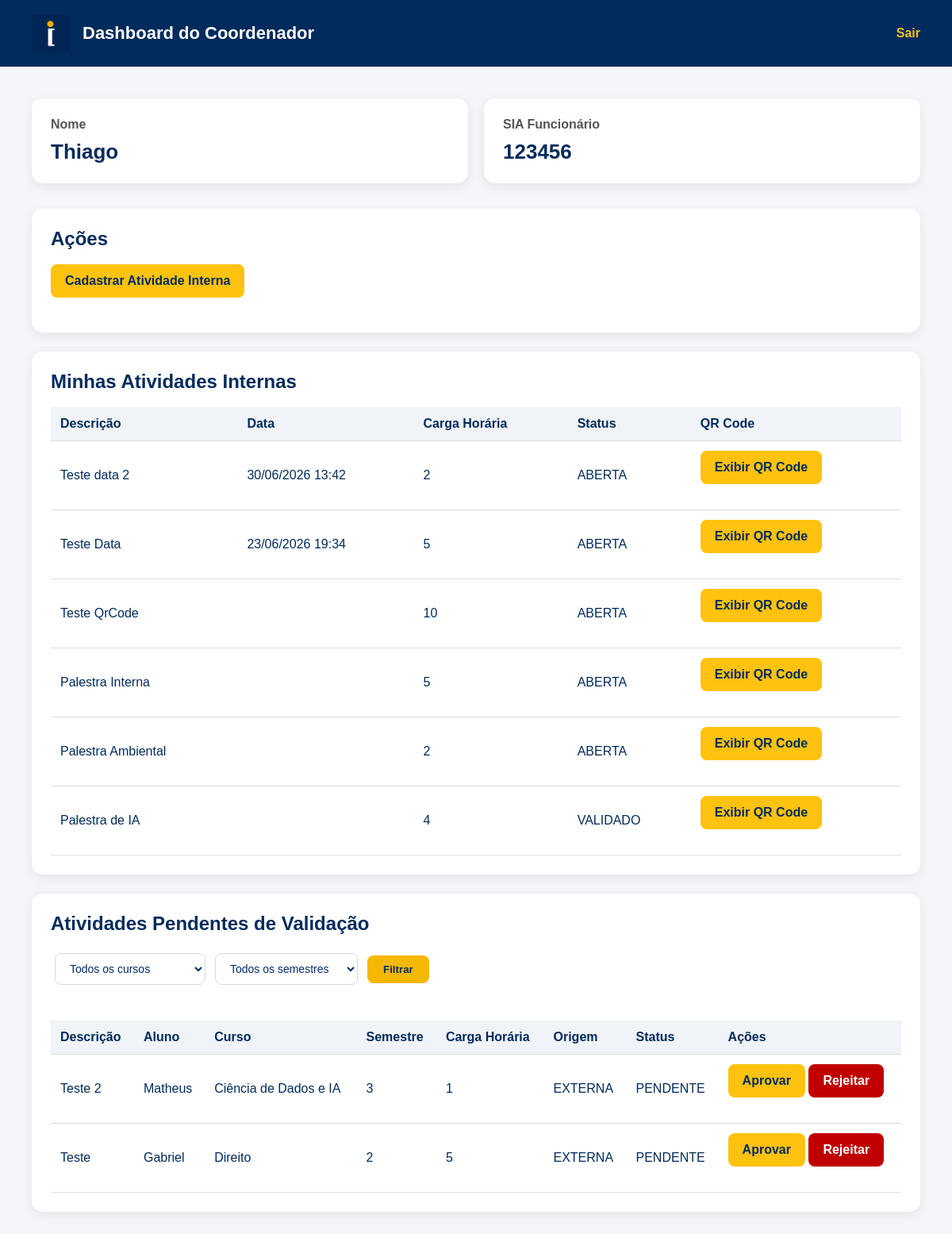
The page /dashboard/coordenador/ (signed in) on the database as committed earlier.
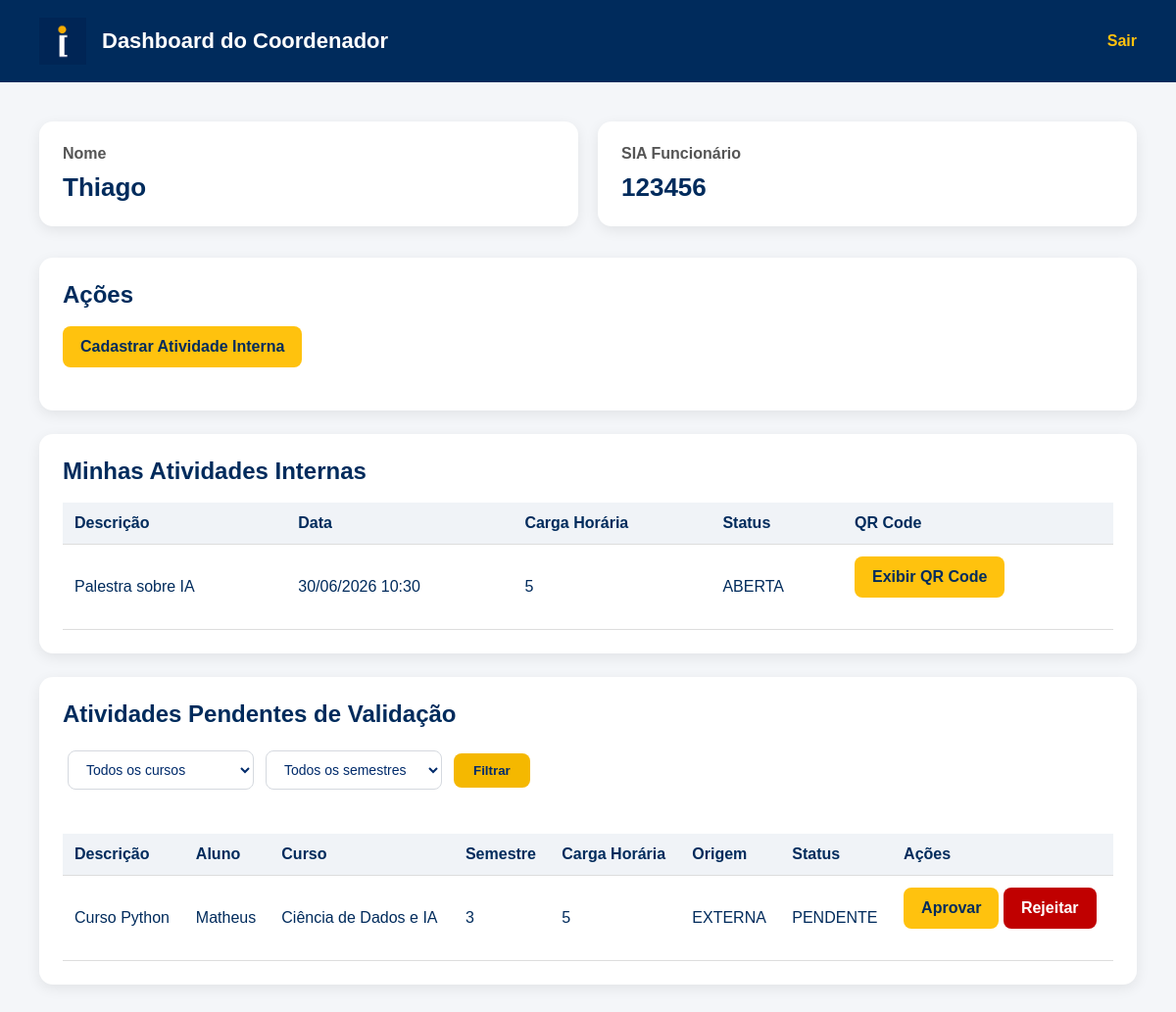
The same page on the database as committed later.
### core/models.py (models this page shows, shortened)
class Coordenador(models.Model):
    usuario = models.OneToOneField(
        Usuario,
        on_delete=models.CASCADE
    )
    sia_funcionario = models.CharField(max_length=20)

class Usuario(AbstractUser):
    class Perfil(models.TextChoices):
        ALUNO = 'ALUNO', 'Aluno'
        COORDENADOR = 'COORDENADOR', 'Coordenador'
        ORG = 'ORG', 'Organização Acadêmica'
    perfil = models.CharField(
        max_length=20,
        choices=Perfil.choices
    )

class AtividadeComplementar(models.Model):
    class Status(models.TextChoices):
        PENDENTE = 'PENDENTE', 'Pendente'
        ABERTA = 'ABERTA', 'Aberta'
        VALIDADO = 'VALIDADO', 'Validado'
        REJEITADO = 'REJEITADO', 'Rejeitado'
    class Origem(models.TextChoices):
        INTERNA = 'INTERNA', 'Interna'
        EXTERNA = 'EXTERNA', 'Externa'
    descricao = models.TextField()
    carga_horaria_solicitada = models.IntegerField()
    carga_horaria_validada = models.IntegerField(
        null=True,
        blank=True
    )
    status = models.CharField(
        max_length=20,
        choices=Status.choices,
        default=Status.PENDENTE
    )
    tipo_origem = models.CharField(
        max_length=20,
        choices=Origem.choices
    )
    data_hora_evento = models.DateTimeField(
        null=True,
        blank=True
    )
    palestrante = models.CharField(
        max_length=100,
        null=True,
        blank=True
    )
    local = models.CharField(
        max_length=200,
        null=True,
        blank=True
    )
    caminho_comprovante = models.FileField(
        upload_to='comprovantes/',
        null=True,
        blank=True
    )
    aluno = models.ForeignKey(
        Aluno,
        on_delete=models.CASCADE,
        related_name='atividades',
        null=True,
        blank=True
    )
    alunos_participantes = models.ManyToManyField(
        Aluno,
        related_name='atividades_internas',
        blank=True
    )
    coordenador = models.ForeignKey(
        Coordenador,
        on_delete=models.SET_NULL,
        null=True,
        blank=True
    )
    organizacao = models.ForeignKey(
        OrgAcademica,
        on_delete=models.SET_NULL,
        null=True,
        blank=True
    )
    tipo_atividade = models.ForeignKey(
        TipoAtividade,
        on_delete=models.CASCADE
    )

class Aluno(models.Model):
    usuario = models.OneToOneField(
        Usuario,
        on_delete=models.CASCADE
    )
    matricula = models.CharField(max_length=20)
    curso = models.CharField(max_length=100)
    semestre_ingresso = models.IntegerField()
    total_horas_integralizadas = models.IntegerField(default=0)
    def __str__(self):
        return self.usuario.username

### core/views.py (the view)
@login_required
def dashboard_coordenador(request):
    coordenador = Coordenador.objects.get(usuario=request.user)
    atividades_internas = AtividadeComplementar.objects.filter(
        coordenador=coordenador,
        tipo_origem=AtividadeComplementar.Origem.INTERNA
    ).order_by('-id')
    atividades_pendentes = ( AtividadeComplementar.objects.filter(
        status=AtividadeComplementar.Status.PENDENTE
    )
    .select_related('aluno')
    )
    curso = request.GET.get("curso")
    semestre = request.GET.get("semestre")
    if curso:
        atividades_pendentes = atividades_pendentes.filter(
            aluno__curso=curso
        )
    if semestre:
        atividades_pendentes = atividades_pendentes.filter(
            aluno__semestre_ingresso=semestre
        )
    cursos = (
        Aluno.objects
        .values_list("curso", flat=True)
        .distinct()
    )
    semestres = (
        Aluno.objects
        .values_list("semestre_ingresso", flat=True)
        .distinct()
        .order_by('semestre_ingresso')
    )
    return render(
        request,
        "dashboard_coordenador.html",
        {
            "coordenador": coordenador,
            "atividades_pendentes": atividades_pendentes,
            "atividades_internas": atividades_internas,
            "cursos": cursos,
            "semestres": semestres,
            "curso_selecionado": curso,
            "semestre_selecionado": semestre,
        }
    )

### core/templates/dashboard_coordenador.html (shortened to what this page needs)
{% load static %}
<!DOCTYPE html>
<html lang="pt-br">
<head>
    <link rel="stylesheet" href="{% static 'css/dashboard.css' %}?v=2">
</head>
<body>
<header class="header">
    <div class="header-left">
        <img src="{% static 'img/logo_ibmec.png' %}" alt="IBMEC">
        <h1>Dashboard do Coordenador</h1>
    </div>
    <a href="{% url 'logout' %}" class="logout">Sair</a>
</header>
<main class="container">
    <div class="cards">
        <div class="card">
            <h2>Nome</h2>
            <p>{{ coordenador.usuario.username }}</p>
        </div>
        <div class="card">
            <h2>SIA Funcionário</h2>
            <p>{{ coordenador.sia_funcionario }}</p>
        </div>
    </div>
    <div class="section">
        <h2>Ações</h2>
        <a href="{% url 'cadastrar_atividade_interna_coordenador' %}" class="btn">Cadastrar Atividade Interna</a>
    </div>
    <div class="section">
        <h2>Minhas Atividades Internas</h2>
        <table>
            <thead>
                <tr>
                    <th>Descrição</th>
                    <th>Data</th>
                    <th>Carga Horária</th>
                    <th>Status</th>
                    <th>QR Code</th>
                </tr>
            </thead>
            <tbody>
                {% for atividade in atividades_internas %}
                    <tr>
                        <td>{{ atividade.descricao }}</td>
                        <td>{{ atividade.data_hora_evento|date:"d/m/Y H:i" }}</td>
                        <td>{{ atividade.carga_horaria_solicitada }}</td>
                        <td>{{ atividade.status }}</td>
                        <td>
                            <a
                                href="{% url 'qrcode_atividade' atividade.id %}"
                                class="btn"
                            >
                                Exibir QR Code
                            </a>
                        </td>
                    </tr>
                {% empty %}
                    <tr>
                        <td colspan="4">
                            Nenhuma atividade interna cadastrada.
                        </td>
                    </tr>
                {% endfor %}
            </tbody>
        </table>
    </div>
    <div class="section">
        <h2>Atividades Pendentes de Validação</h2>
        <div class="filtro-container">
            <form method="GET" class="filtros">
                <select name="curso">
                    <option value="">Todos os cursos</option>
                </select>
                <select name="semestre">
                    <option value="">Todos os semestres</option>
                </select>
                <button type="submit">
                    Filtrar
                </button>
            </form>
        </div>
        <table>
            <thead>
                <tr>
                    <th>Descrição</th>
                    <th>Aluno</th>
                    <th>Curso</th>
                    <th>Semestre</th>
                    <th>Carga Horária</th>
                    <th>Origem</th>
                    <th>Status</th>
                    <th>Ações</th>
                </tr>
            </thead>
            <tbody>
                {% for atividade in atividades_pendentes %}
                    <tr>
                        <td>{{ atividade.descricao }}</td>
                        <td>{{ atividade.aluno }}</td>
                        <td>{{ atividade.aluno.curso }}</td>
                        <td>{{ atividade.aluno.semestre_ingresso }}</td>
                        <td>{{ atividade.carga_horaria_solicitada }}</td>
                        <td>{{ atividade.tipo_origem }}</td>
                        <td>{{ atividade.status }}</td>
                        <td>
                            <a
                                href="{% url 'aprovar_atividade' atividade.id %}"
                                class="btn"
                            >
                                Aprovar
                            </a>
                            <a
                                href="{% url 'rejeitar_atividade' atividade.id %}"
                                class="btn btn-danger"
                            >
                                Rejeitar
                            </a>
                        </td>
                    </tr>
                {% empty %}
                    <tr>
                        <td colspan="6">Nenhuma atividade pendente.</td>
                    </tr>
                {% endfor %}
            </tbody>
        </table>
    </div>
</main>
</body>
</html>

### core/static/css/dashboard.css (style rules this page uses)
* { margin: 0; padding: 0; box-sizing: border-box; }
body { font-family: Arial, Helvetica, sans-serif; background-color: #f4f6f9; color: #002b5c; }
.header { background-color: #002b5c; color: white; padding: 18px 40px; display: flex; justify-content: space-between; align-items: center; }
.header-left { display: flex; align-items: center; gap: 16px; }
.header img { width: 48px; }
.header h1 { font-size: 22px; }
.logout { color: #ffc20e; text-decoration: none; font-weight: bold; }
.container { padding: 40px; }
.cards { display: grid; grid-template-columns: repeat(auto-fit, minmax(220px, 1fr)); gap: 20px; margin-bottom: 32px; }
.card { background-color: white; padding: 24px; border-radius: 14px; box-shadow: 0 4px 14px rgba(0, 0, 0, 0.08); }
.card h2 { font-size: 16px; color: #555; margin-bottom: 10px; }
.card p { font-size: 26px; font-weight: bold; color: #002b5c; }
.section { background-color: white; padding: 24px; border-radius: 14px; box-shadow: 0 4px 14px rgba(0, 0, 0, 0.08); margin-bottom: 24px; }
.section h2 { margin-bottom: 18px; }
.btn { display: inline-block; background-color: #ffc20e; color: #002b5c; padding: 12px 18px; border-radius: 8px; text-decoration: none; font-weight: bold; margin-bottom: 20px; }
table { width: 100%; border-collapse: collapse; }
th, td { padding: 12px; border-bottom: 1px solid #ddd; text-align: left; }
th { background-color: #f0f3f7; }
.btn-danger { background-color: #c00000; color: white; }
.filtro-container { padding: 5px; border-radius: 12px; margin-bottom: 20px; }
.filtros { display: flex; gap: 12px; align-items: center; margin-bottom: 20px; flex-wrap: wrap; }
.filtros select { padding: 10px 14px; border: 1px solid #d5d9df; border-radius: 8px; background: #fff; font-size: 14px; color: #002b6b; min-width: 180px; transition: all 0.2s ease; }
.filtros button { background: #f5b800; color: #002b6b; border: none; border-radius: 8px; padding: 10px 20px; font-weight: 600; cursor: pointer; transition: all 0.2s ease; }

Rows that differ between the two databases and show on the page:
removed AtividadeComplementar: descricao "Teste data 2", data_hora_evento "30/06/2026 13:42", carga_horaria_solicitada "2", status "ABERTA", shown under "Minhas Atividades Internas"
removed AtividadeComplementar: descricao "Teste Data", data_hora_evento "23/06/2026 19:34", carga_horaria_solicitada "5", status "ABERTA", shown under "Minhas Atividades Internas"
removed AtividadeComplementar: descricao "Teste QrCode", carga_horaria_solicitada "10", status "ABERTA", shown under "Minhas Atividades Internas"
removed AtividadeComplementar: descricao "Palestra Interna", carga_horaria_solicitada "5", status "ABERTA", shown under "Minhas Atividades Internas"
removed AtividadeComplementar: descricao "Palestra Ambiental", carga_horaria_solicitada "2", status "ABERTA", shown under "Minhas Atividades Internas"
removed AtividadeComplementar: descricao "Palestra de IA", carga_horaria_solicitada "4", status "VALIDADO", shown under "Minhas Atividades Internas"
removed AtividadeComplementar: descricao "Teste 2", aluno "Matheus", aluno.curso "Ciência de Dados e IA", aluno.semestre_ingresso "3", carga_horaria_solicitada "1", tipo_origem "EXTERNA", status "PENDENTE", shown under "Atividades Pendentes de Validação"
removed AtividadeComplementar: descricao "Teste", aluno "Gabriel", aluno.curso "Direito", aluno.semestre_ingresso "2", carga_horaria_solicitada "5", tipo_origem "EXTERNA", status "PENDENTE", shown under "Atividades Pendentes de Validação"
added AtividadeComplementar: descricao "Palestra sobre IA", data_hora_evento "30/06/2026 10:30", carga_horaria_solicitada "5", status "ABERTA", shown under "Minhas Atividades Internas"
added AtividadeComplementar: descricao "Curso Python", aluno "Matheus", aluno.curso "Ciência de Dados e IA", aluno.semestre_ingresso "3", carga_horaria_solicitada "5", tipo_origem "EXTERNA", status "PENDENTE", shown under "Atividades Pendentes de Validação"
